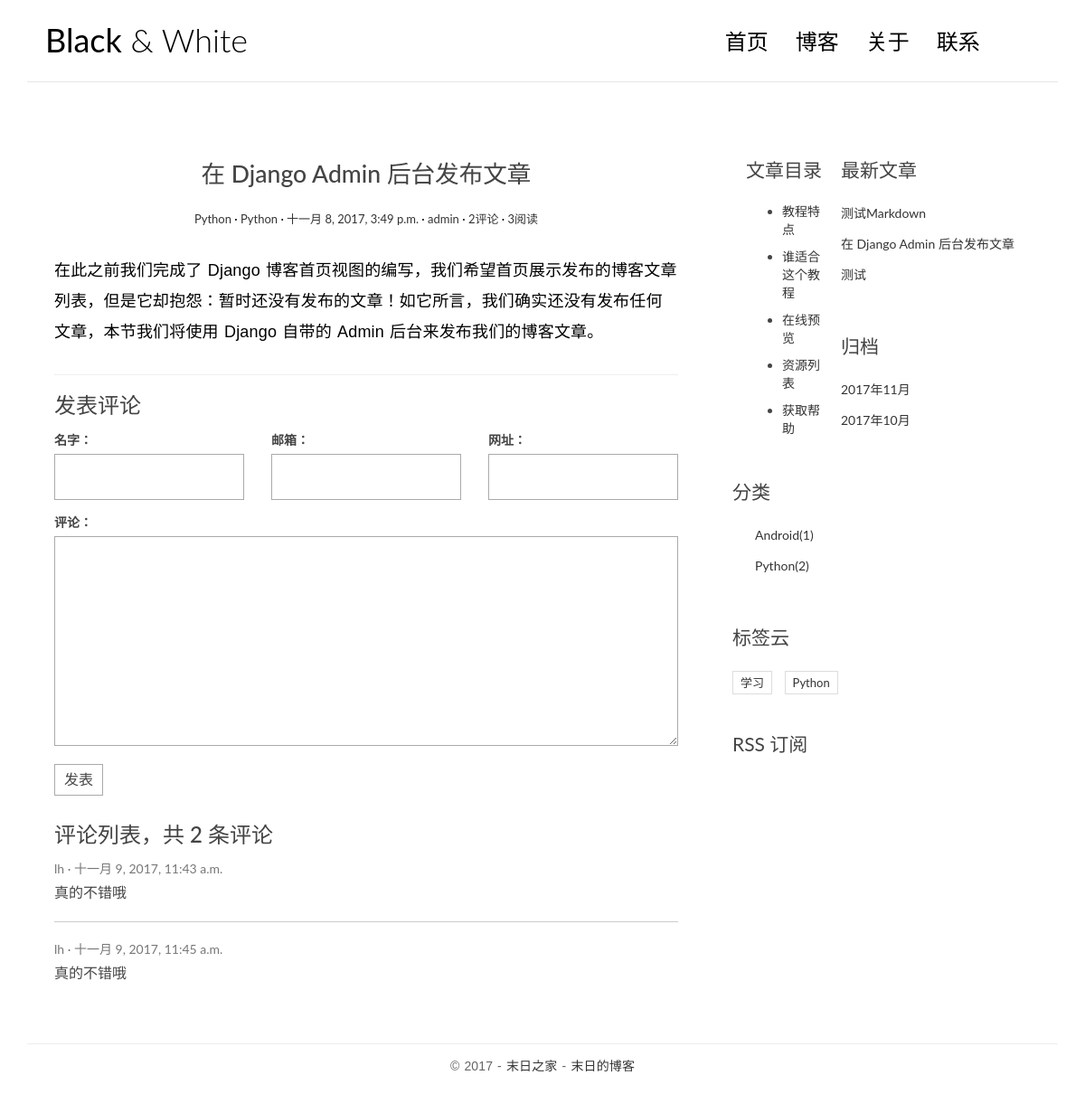
Before: /post/1/ with the older database file.
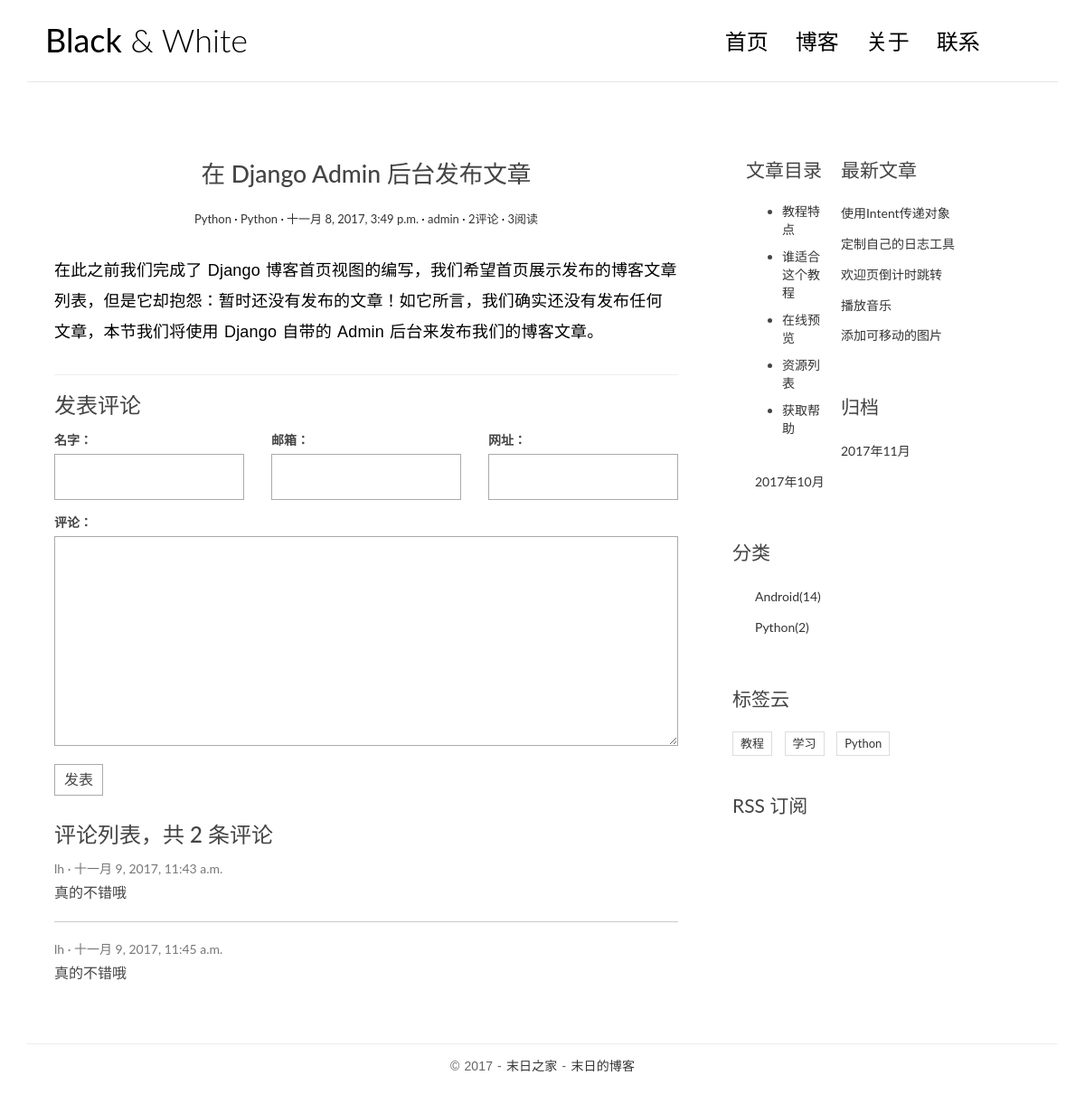
After: the same page with the newer database file.
### blogapp/models.py (models this page shows, shortened)
class Tag(models.Model):
    name = models.CharField(max_length=100)

class Post(models.Model):
    title = models.CharField(max_length=70)
    body = models.TextField()
    created_time = models.DateTimeField()#发布时间
    modified_time = models.DateTimeField()#最后修改时间
    excerpt = models.CharField(max_length=200,blank=True) #摘要
    category = models.ForeignKey(Category)
    tags = models.ManyToManyField(Tag,blank=True)
    author = models.ForeignKey(User) # 文章作者，这里 User 是从 django.contrib.auth.models 导入的。
    views = models.PositiveIntegerField(default=0)#阅读量
    def get_absolute_url(self):
        return reverse('blog:detail', kwargs={'pk': self.pk})
    def increase_views(self):
        self.views += 1
        self.save(update_fields=['views'])
    class Meta:
        ordering = ['-created_time']

class Category(models.Model):
    name = models.CharField(max_length=100)
    def __str__(self):
        return self.name

### comments/models.py (models this page shows, shortened)
@python_2_unicode_compatible
class Comment(models.Model):
    name = models.CharField(max_length=100)
    email = models.EmailField(max_length=255)
    url = models.URLField(blank=True)
    text = models.TextField()
    created_time = models.DateTimeField(auto_now_add=True)
    post = models.ForeignKey('blogapp.Post')

### blogapp/views.py (the view)
# urls.py: url(r'^post/(?P<pk>[0-9]+)/$',views.PostDetailView.as_view(),name='detail'),
class PostDetailView(DetailView):
    model = Post
    template_name = 'blog/detail.html'
    context_object_name = 'post'
    def get(self,request,*args,**kwargs):
        response = super(PostDetailView,self).get(request,*args,**kwargs)
        self.object.increase_views()
        return response
    def get_object(self, queryset=None):
        post = super(PostDetailView,self).get_object(queryset=None)
        post.body = markdown.markdown(post.body,
                                      extensions=[
                                          'markdown.extensions.extra',
                                          'markdown.extensions.codehilite',
                                          'markdown.extensions.toc',
                                      ])
        return post
    def get_context_data(self, **kwargs):
        context = super(PostDetailView, self).get_context_data(**kwargs)
        form = CommentForm()
        comment_list = self.object.comment_set.all()
        context.update({
            'form': form,
            'comment_list': comment_list
        })
        return context

### comments/forms.py
class CommentForm(forms.ModelForm):
    class Meta:
        model = Comment
        fields = ['name','email','url','text']

### blogapp/templatetags/blog_tags.py (called while the page is built)
@register.simple_tag
def get_recent_posts(num=5):
    return Post.objects.all().order_by('-created_time')[:num]

@register.simple_tag
def archives():
    return Post.objects.dates('created_time','month',order='DESC')

@register.simple_tag
def get_tags():
    return Tag.objects.annotate(num_posts=Count('post')).filter(num_posts__gt=0)

@register.simple_tag
def get_categories():
    return Category.objects.annotate(num_posts=Count('post')).filter(num_posts__gt=0)

### templates/blog/detail.html (shortened to what this page needs)
<!DOCTYPE html>
{% extends 'base.html' %}
{% load staticfiles %}
{% block main %}
                <article class="post post-{{ post.pk }}">
                    <header class="entry-header">
                        <h1 class="entry-title">{{ post.title }}</h1>
                        <div class="entry-meta">
                            <span class="post-category"><a href="#">{{ post.category }}</a></span>
                            {% for tag in post.tags.all %}
                            <span class="post-category"><a href="#">{{ tag.name }}</a></span>
                            {% endfor %}
                            <span class="post-date"><a href="#"><time class="entry-date"
                                                                      datetime="{{ post.created_time }}">{{ post.created_time }}</time></a></span>
                            <span class="post-author"><a href="#">{{ post.author }}</a></span>
                            <span class="comments-link"><a href="#">{{ post.comment_set.count }}评论</a></span>
                            <span class="views-count"><a href="#">{{ post.views }}阅读</a></span>
                        </div>
                    </header>
                    <div class="entry-content clearfix">
                        {{ post.body|safe }}
                    </div>
                </article>
                <section class="comment-area" id="comment-area">
                    <hr>
                    <h3>发表评论</h3>
                    <form action="{% url 'comments:post_comment' post.pk %}" method="post" class="comment-form">
                        <div class="row">
                            <div class="col-md-4">
                                <label for="{{ form.nam.id_for_label }}">名字：</label>
                                {{ form.name }}
                            </div>
                            <div class="col-md-4">
                                <label for="{{ form.email.id_for_label }}">邮箱：</label>
                                {{ form.email }}
                            </div>
                            <div class="col-md-4">
                                <label for="{{ form.url.id_for_label }}">网址：</label>
                                {{ form.url }}
                            </div>
                            <div class="col-md-12">
                                <label for="{{ form.text.id_for_label }}">评论：</label>
                                {{ form.text }}
                                <button type="submit" class="comment-btn">发表</button>
                            </div>
                        </div>
                    </form>
                    <div class="comment-list-panel">
                        <h3>评论列表，共 <span>{{ post.comment_set.count }}</span> 条评论</h3>
                        <ul class="comment-list list-unstyled">
                            {% for comment in comment_list %}
                            <li class="comment-item">
                                <span class="nickname">{{ comment.name }}</span>
                                <time class="submit-date">{{ comment.created_time }}</time>
                                <div class="text">
                                    {{ comment.text }}
                                </div>
                            </li>
                            {% empty %}
                            暂无评价
                            {% endfor %}
                        </ul>
                    </div>
                </section>
{% endblock main %}
{% block toc %}
    <aside class="col-md-4">
        <div class="widget widget-content">
            <h3 class="widget-title">文章目录</h3>
            <ul>
                <li>
                    <a href="#">教程特点</a>
                </li>
                <li>
                    <a href="#">谁适合这个教程</a>
                </li>
                <li>
                    <a href="#">在线预览</a>
                </li>
                <li>
                    <a href="#">资源列表</a>
                </li>
                <li>
                    <a href="#">获取帮助</a>
                </li>
            </ul>
        </div>
    </aside>
{% endblock toc %}

### templates/base.html (shortened to what the changed rows need)
<!DOCTYPE html>
{% load staticfiles %}
{% load blog_tags %}
<html>
<head>
    <link href="https://cdn.bootcss.com/bootstrap/3.3.7/css/bootstrap.min.css" rel="stylesheet">
    <link rel="stylesheet" href="http://code.ionicframework.com/ionicons/2.0.1/css/ionicons.min.css">
    <link rel="stylesheet" href="{% static 'blog/css/pace.css' %}">
    <link rel="stylesheet" href="{% static 'blog/css/custom.css' %}">
    <link rel="stylesheet" href="{% static 'blog/css/highlights/github.css' %}">
</head>
<body>
<div class="container">
    <header id="site-header">
        <div class="row">
            <div class="col-md-4 col-sm-5 col-xs-8">
                <div class="logo">
                    <h1><a href="{% url 'blog:index' %}"><b>Black</b> &amp; White</a></h1>
                </div>
            </div>
        </div>
    </header>
</div>
<div class="content-body">
    <div class="container">
        <div class="row">
            <main class="col-md-8">
                {% block main %}
                {% endblock main %}
            </main>
            <aside class="col-md-4">
                <div class="widget widget-recent-posts">
                    {% get_recent_posts as recent_post_list %}
                    <ul>
                        {% for post in recent_post_list %}
                        <li>
                            <a href="{{ post.get_absolute_url }}">{{ post.title }}</a>
                        </li>
                        {% empty %}
                        暂无文章
                        {% endfor %}
                    </ul>
                </div>
                <div class="widget widget-archives">
                    {% archives as date_list %}
                    <ul>
                        {% for date in date_list %}
                        <li>
                            <a href="{% url 'blog:archives' date.year date.month %}">{{ date.year }}年{{ date.month }}月</a>
                        </li>
                        {% empty %}
                        暂无归档！
                        {% endfor %}
                    </ul>
                </div>
                <div class="widget widget-category">
                    {% get_categories as category_list %}
                    <ul>
                        {% for category in category_list %}
                        <li>
                            <a href="{% url 'blog:category' category.pk %}">{{ category.name }}<span class="post-count">({{ category.num_posts }})</span></a>
                        </li>
                        {% empty %}
                            暂无分类
                        {% endfor %}
                    </ul>
                </div>
                <div class="widget widget-tag-cloud">
                    {% get_tags as tags_list %}
                    <ul>
                        {% for tag in tags_list %}
                        <li>
                            <a href="{% url 'blog:tag' tag.pk %}">{{ tag.name }}</a>
                        </li>
                        {% empty %}
                            暂无标签
                        {% endfor %}
                    </ul>
                </div>
            </aside>
        </div>
    </div>
</div>
</body>
</html>

Changed rows visible on the page:
no longer on one of the page's lists (row unchanged): Post: title "在 Django Admin 后台发布文章"
no longer on this page (row edited): Post: title "测试Markdown"
no longer on this page (row unchanged): Post: title "测试"
added Post: title "使用Intent传递对象"
added Post: title "定制自己的日志工具"
added Post: title "欢迎页倒计时跳转"
added Post: title "播放音乐"
added Post: title "添加可移动的图片"
computed for Category "Android": num_posts "1" → "14"
now on this page (row unchanged): Tag: name "教程", shown under "标签云"
